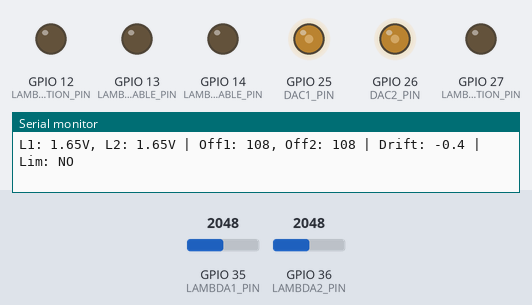
Simulated run of this sketch. Board: ESP32. On the bench: output pins drawn as LEDs (lit = HIGH), the last lines printed to the serial monitor. The test bench sets the inputs (shaded band); at power-on: GPIO 35 (LAMBDA1_PIN) = 2048, GPIO 36 (LAMBDA2_PIN) = 2048 (analog values on the 0–4095 scale).

Above: at 1.2 s.
1.3 s: GPIO 35 (LAMBDA1_PIN) set to 491
At 3.28 s:
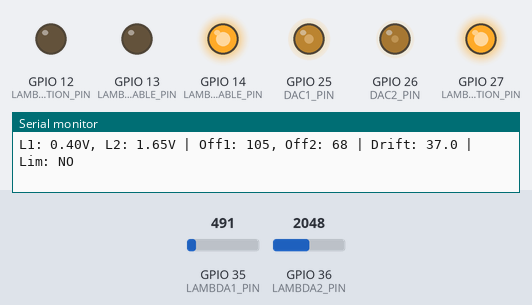
4.3 s: GPIO 35 (LAMBDA1_PIN) set to 215
7.3 s: GPIO 36 (LAMBDA2_PIN) set to 460
At 7.62 s:
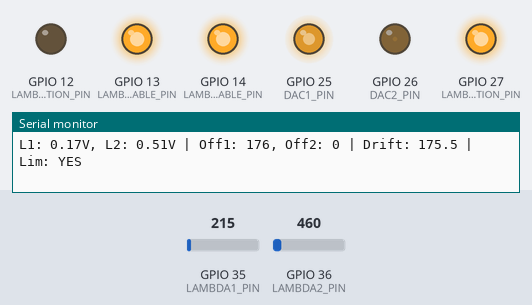
10.3 s: GPIO 35 (LAMBDA1_PIN) set to 1228
At 10.64 s:
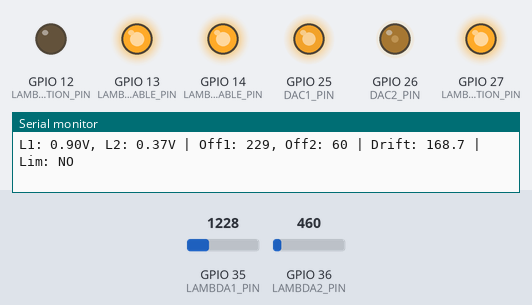
13.3 s: GPIO 35 (LAMBDA1_PIN) set to 460
16.3 s: GPIO 36 (LAMBDA2_PIN) set to 1228
At 25.5 s:
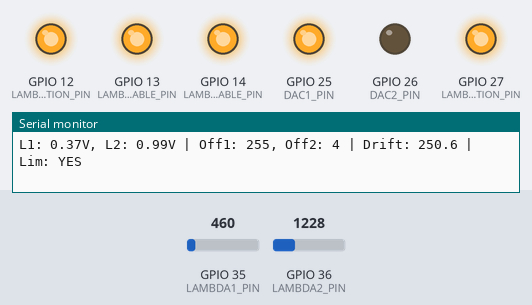
Timing chart, 0 to 25.7 s (numbered marks = the images above; inputs shaded):
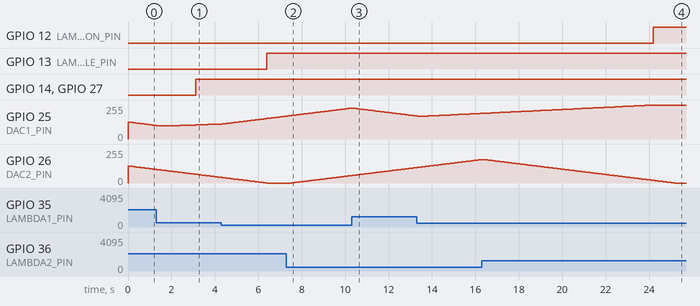

Measured:
- after the input at 1.3 s, GPIO 14 (LAMBDA1_ENABLE_PIN), GPIO 27 (LAMBDA1_CONDITION_PIN): LOW → HIGH after 1.8 s
- after the input at 7.3 s, GPIO 26 (DAC2_PIN): moves from 0/255 to 56/255 over 2.7 s, starting after 0.23 s
- after the input at 10.3 s, GPIO 12 (LAMBDA2_CONDITION_PIN): stays LOW (without the input it goes to HIGH after 1.2 s)
- after the input at 16.3 s, GPIO 12 (LAMBDA2_CONDITION_PIN): LOW → HIGH after 7.9 s instead of 3.9 s

The sketch:

split_bank_lambda.ino
```cpp
#include <Arduino.h>
#include "ControllerLogic.h"

/*
 * Split Bank Lambda Controller for ESP32
 *
 * This controller manages two subgroups of cylinders to maintain slightly different AFRs.
 * Subgroup 1: Targeted for slightly lean (LEAN_TARGET)
 * Subgroup 2: Targeted for slightly rich (RICH_TARGET)
 *
 * Uses Sliding Mode Control (SMC) for robustness against non-linear narrowband lambda response.
 *
 * Emulation outputs:
 * - Probe 1: Indicates offset asymmetry (drift direction).
 * - Probe 2: Indicates if any controller has hit its output limits (DAC saturation).
 */

void setup() {
  Serial.begin(115200);
  Serial.println("Split Bank Lambda Controller Starting (SMC Mode)...");

  analogReadResolution(12);
  analogSetAttenuation(ADC_11db); // 0-3.3V range

  // Emulation pins start as INPUT (High-Z) to avoid interfering with ECU
  pinMode(LAMBDA1_CONDITION_PIN, INPUT);
  pinMode(LAMBDA1_ENABLE_PIN, INPUT);
  pinMode(LAMBDA2_CONDITION_PIN, INPUT);
  pinMode(LAMBDA2_ENABLE_PIN, INPUT);
}

void loop() {
  // Run the core control logic
  runControllerStep();

  // Diagnostics
  static unsigned long lastDiag = 0;
  if (millis() - lastDiag >= 500) {
    lastDiag = millis();
    float drift = currentOffset1 - currentOffset2;
    bool atLimit = ((int)currentOffset1 <= DAC_MIN || (int)currentOffset1 >= DAC_MAX ||
                    (int)currentOffset2 <= DAC_MIN || (int)currentOffset2 >= DAC_MAX);

    Serial.printf("L1: %.2fV, L2: %.2fV | Off1: %d, Off2: %d | Drift: %.1f | Lim: %s\n",
                  filteredLambda1, filteredLambda2, (int)currentOffset1, (int)currentOffset2,
                  drift, atLimit ? "YES" : "NO");
  }
}
```

ControllerLogic.cpp
```cpp
#include "ControllerLogic.h"

#ifndef ARDUINO
// Simulation environment must provide these mocks
extern int analogRead(int pin);
extern void dacWrite(int pin, int val);
extern void digitalWrite(int pin, int state);
extern void pinMode(int pin, int mode);
extern unsigned long millis();
#define OUTPUT 1
#define INPUT 0
#endif

float currentOffset1 = DAC_MID;
float currentOffset2 = DAC_MID;
float filteredLambda1 = 0.5f;
float filteredLambda2 = 0.5f;
unsigned long lastUpdate = 0;

bool sensor1Active = false;
bool sensor2Active = false;

// Emulation state trackers for hysteresis
bool driftEmulationActive = false;
bool limitEmulationActive = false;

void runControllerStep() {
  unsigned long now = millis();
  if (now - lastUpdate < UPDATE_INTERVAL) return;
  lastUpdate = (now / UPDATE_INTERVAL) * UPDATE_INTERVAL;

  // 1. Read and filter inputs
  float rawL1 = analogRead(LAMBDA1_PIN) * (3.3f / 4095.0f);
  float rawL2 = analogRead(LAMBDA2_PIN) * (3.3f / 4095.0f);

  filteredLambda1 = (rawL1 * FILTER_ALPHA) + (filteredLambda1 * (1.0f - FILTER_ALPHA));
  filteredLambda2 = (rawL2 * FILTER_ALPHA) + (filteredLambda2 * (1.0f - FILTER_ALPHA));

  // Activity Detection: Wait for sensors to cross stoich threshold before engaging.
  // We check for values away from the stoich midpoint (0.45V) to ensure sensor is reading.
  if (!sensor1Active && (rawL1 > 0.50f || rawL1 < 0.40f)) sensor1Active = true;
  if (!sensor2Active && (rawL2 > 0.50f || rawL2 < 0.40f)) sensor2Active = true;

  if (sensor1Active && sensor2Active) {
      // 2. Sliding Mode Control Logic
      float s1 = LEAN_TARGET - filteredLambda1;
      float s2 = RICH_TARGET - filteredLambda2;

      currentOffset1 += SMC_GAIN * saturation(s1, SMC_BOUNDARY);
      currentOffset2 += SMC_GAIN * saturation(s2, SMC_BOUNDARY);

      currentOffset1 = constrain(currentOffset1, (float)DAC_MIN, (float)DAC_MAX);
      currentOffset2 = constrain(currentOffset2, (float)DAC_MIN, (float)DAC_MAX);
  } else {
      // Sensors not ready, stay at baseline
      currentOffset1 = DAC_MID;
      currentOffset2 = DAC_MID;
  }

  int out1 = (int)currentOffset1;
  int out2 = (int)currentOffset2;

  // 3. Update DAC outputs
  dacWrite(DAC1_PIN, out1);
  dacWrite(DAC2_PIN, out2);

  // 4. Emulation Logic with Hysteresis
  float drift = currentOffset1 - currentOffset2;
  float driftAbs = std::abs(drift);

  // Drift Hysteresis: Threshold to enable = ASYMMETRY_THRESHOLD, to disable = ASYMMETRY_THRESHOLD - 5
  if (!driftEmulationActive && driftAbs > ASYMMETRY_THRESHOLD) driftEmulationActive = true;
  else if (driftEmulationActive && driftAbs < (ASYMMETRY_THRESHOLD - 5.0f)) driftEmulationActive = false;

  if (driftEmulationActive) {
    pinMode(LAMBDA1_CONDITION_PIN, OUTPUT);
    digitalWrite(LAMBDA1_CONDITION_PIN, drift > 0 ? 1 : 0);
    pinMode(LAMBDA1_ENABLE_PIN, OUTPUT);
    digitalWrite(LAMBDA1_ENABLE_PIN, 1);
  } else {
    pinMode(LAMBDA1_CONDITION_PIN, INPUT);
    pinMode(LAMBDA1_ENABLE_PIN, INPUT);
  }

  // Limit Hysteresis: DAC saturation
  bool atLimitImmediate = (out1 <= DAC_MIN || out1 >= DAC_MAX || out2 <= DAC_MIN || out2 >= DAC_MAX);
  if (!limitEmulationActive && atLimitImmediate) limitEmulationActive = true;
  else if (limitEmulationActive && !atLimitImmediate) {
      // Small hysteresis window for DAC values: exit if at least 5 units away from limits
      if (out1 > (DAC_MIN + 5) && out1 < (DAC_MAX - 5) && out2 > (DAC_MIN + 5) && out2 < (DAC_MAX - 5)) {
          limitEmulationActive = false;
      }
  }

  if (limitEmulationActive) {
    pinMode(LAMBDA2_CONDITION_PIN, OUTPUT);
    if (out1 >= (DAC_MAX - 2) || out2 >= (DAC_MAX - 2)) {
      digitalWrite(LAMBDA2_CONDITION_PIN, 1);
    } else {
      digitalWrite(LAMBDA2_CONDITION_PIN, 0);
    }
    pinMode(LAMBDA2_ENABLE_PIN, OUTPUT);
    digitalWrite(LAMBDA2_ENABLE_PIN, 1);
  } else {
    pinMode(LAMBDA2_CONDITION_PIN, INPUT);
    pinMode(LAMBDA2_ENABLE_PIN, INPUT);
  }
}
```

ControllerLogic.h
```cpp
#ifndef CONTROLLER_LOGIC_H
#define CONTROLLER_LOGIC_H

/*
 * Shared definitions and logic for the Split Bank Lambda Controller.
 * This file is shared between the Arduino sketch and the C++ simulation.
 */

#ifdef ARDUINO
#include <Arduino.h>
#else
#include <cmath>
#include <algorithm>
#define constrain(amt,low,high) ((amt)<(low)?(low):((amt)>(high)?(high):(amt)))
#endif

// Pin definitions
#define LAMBDA1_PIN          35  // Analog input from lambda sensor 1
#define LAMBDA2_PIN          36  // Analog input from lambda sensor 2
#define DAC1_PIN             25  // DAC output for subgroup 1
#define DAC2_PIN             26  // DAC output for subgroup 2

// Digital output pins for narrowband lambda probe emulation
#define LAMBDA1_CONDITION_PIN  27  // Condition signal (HIGH/LOW) for Drift
#define LAMBDA1_ENABLE_PIN     14  // Enable signal for Drift
#define LAMBDA2_CONDITION_PIN  12  // Condition signal (HIGH/LOW) for Limits
#define LAMBDA2_ENABLE_PIN     13  // Enable signal for Limits

// Desired target voltages for lean and rich conditions
#define LEAN_TARGET          0.45f
#define RICH_TARGET          0.65f

// DAC output constraints
#define DAC_MIN              0
#define DAC_MAX              255
#define DAC_MID              128

// Sliding Mode Control Parameters
#define SMC_GAIN             0.2f   // Rate of offset change. Reduced for idle stability.
#define SMC_BOUNDARY         0.20f  // Boundary layer (Volts) for chattering reduction. Increased.

// Thresholds for Emulation
#define ASYMMETRY_THRESHOLD  40.0f  // Difference in offsets to trigger drift emulation
#define FILTER_ALPHA         0.10f  // Simple EMA filter for analog inputs

// Global state variables
extern float currentOffset1;
extern float currentOffset2;
extern float filteredLambda1;
extern float filteredLambda2;
extern unsigned long lastUpdate;

extern bool sensor1Active;
extern bool sensor2Active;

const unsigned long UPDATE_INTERVAL = 10; // 10ms = 100Hz loop

// Saturation function for Sliding Mode Control
inline float saturation(float s, float boundary) {
  if (s > boundary) return 1.0f;
  if (s < -boundary) return -1.0f;
  return s / boundary;
}

// Logic update function (to be called in loop)
// Requires external implementation of analogRead, dacWrite, digitalWrite, pinMode, millis
void runControllerStep();

#endif
```
